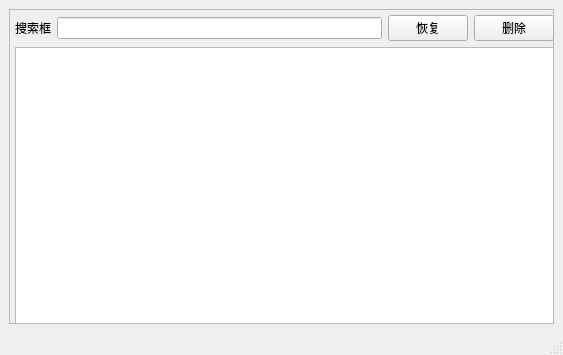
<?xml version="1.0" encoding="UTF-8"?>
<ui version="4.0">
 <class>RecycleBinWindow</class>
 <widget class="QMainWindow" name="RecycleBinWindow">
  <property name="geometry">
   <rect>
    <x>0</x>
    <y>0</y>
    <width>563</width>
    <height>355</height>
   </rect>
  </property>
  <property name="windowTitle">
   <string>回收站</string>
  </property>
  <property name="windowIcon">
   <iconset resource="res.qrc">
    <normaloff>:/recyclebin.ico</normaloff>:/recyclebin.ico</iconset>
  </property>
  <widget class="QWidget" name="centralwidget">
   <layout class="QGridLayout" name="gridLayout">
    <item row="0" column="0" rowspan="3" colspan="5">
     <widget class="QFrame" name="frame">
      <property name="frameShape">
       <enum>QFrame::Shape::StyledPanel</enum>
      </property>
      <property name="frameShadow">
       <enum>QFrame::Shadow::Raised</enum>
      </property>
     </widget>
    </item>
    <item row="1" column="1">
     <widget class="QLabel" name="label">
      <property name="text">
       <string>搜索框</string>
      </property>
     </widget>
    </item>
    <item row="1" column="2">
     <widget class="QLineEdit" name="lineEdit"/>
    </item>
    <item row="1" column="3">
     <widget class="QPushButton" name="Restroe">
      <property name="text">
       <string>恢复</string>
      </property>
     </widget>
    </item>
    <item row="1" column="4">
     <widget class="QPushButton" name="Delete">
      <property name="text">
       <string>删除</string>
      </property>
     </widget>
    </item>
    <item row="2" column="1" colspan="4">
     <widget class="QTableView" name="tableView"/>
    </item>
   </layout>
  </widget>
  <widget class="QMenuBar" name="menubar">
   <property name="geometry">
    <rect>
     <x>0</x>
     <y>0</y>
     <width>563</width>
     <height>18</height>
    </rect>
   </property>
  </widget>
  <widget class="QStatusBar" name="statusbar"/>
 </widget>
 <resources>
  <include location="res.qrc"/>
 </resources>
 <connections/>
</ui>
